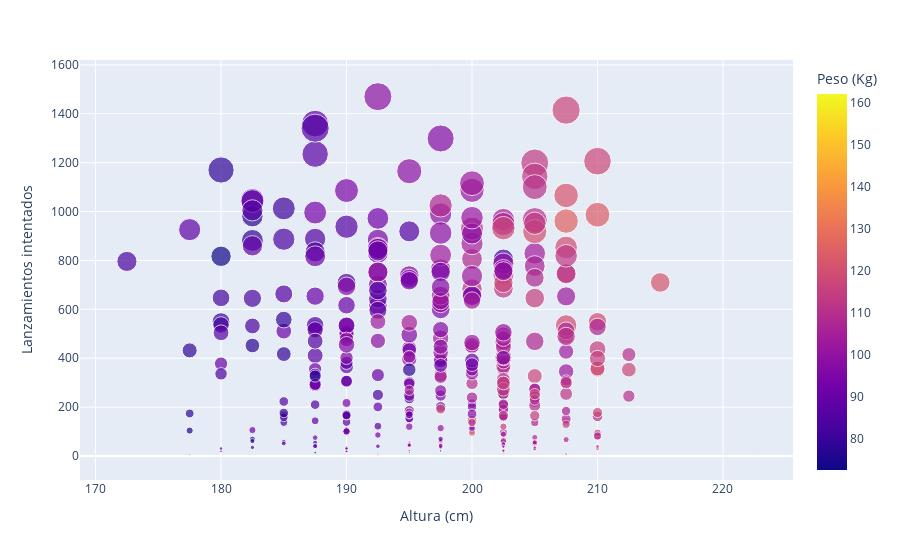

This figure's notebook cell:
### Markdown cell above
Podemos codificar otras variables en canales como el **color** o el **tamaño** de los marcadores.

### Code cell
px.scatter( nba_df,            # Nombre del dataframe.
             x='Height',       # Eje x: variable de la altura del jugador.
             y='FGA',          # Eje y: variable de total de tiros intentados.
             color = 'Weight', # Color (Tono) del marcador: Peso del jugador.
             size = 'FGM',     # Tamaño del marcador: Total de tiros anotados.
             labels = {'Age': 'Edad',
                       'FGM': 'Lanzamientos anotados',
                       'FGA': 'Lanzamientos intentados',
                       'Height': 'Altura (cm)',
                       'Weight': 'Peso (Kg)'
                       })

### Figure 1 — Plotly figure (JSON) as saved in the notebook; plotly's stock layout.template omitted (floating-point values rounded to 4 significant figures; data arrays with more than 128 entries replaced by an {"elided": "..."} marker saying what was removed)
{"data": [{"hovertemplate": "Altura (cm)=%{x}<br>Lanzamientos intentados=%{y}<br>Lanzamientos anotados=%{marker.size}<br>Peso (Kg)=%{marker.color}<extra></extra>", "legendgroup": "", "marker": {"color": {"elided": "350 float values"}, "coloraxis": "coloraxis", "size": {"elided": "350 int values"}, "sizemode": "area", "sizeref": 1.647, "symbol": "circle"}, "mode": "markers", "name": "", "orientation": "v", "showlegend": false, "type": "scatter", "x": {"elided": "350 float values"}, "xaxis": "x", "y": {"elided": "350 int values"}, "yaxis": "y"}], "layout": {"coloraxis": {"colorbar": {"title": {"text": "Peso (Kg)"}}, "colorscale": [[0, "#0d0887"], [0.1111, "#46039f"], [0.2222, "#7201a8"], [0.3333, "#9c179e"], [0.4444, "#bd3786"], [0.5556, "#d8576b"], [0.6667, "#ed7953"], [0.7778, "#fb9f3a"], [0.8889, "#fdca26"], [1, "#f0f921"]]}, "legend": {"itemsizing": "constant", "tracegroupgap": 0}, "margin": {"t": 60}, "xaxis": {"anchor": "y", "domain": [0, 1], "title": {"text": "Altura (cm)"}}, "yaxis": {"anchor": "x", "domain": [0, 1], "title": {"text": "Lanzamientos intentados"}}}}
